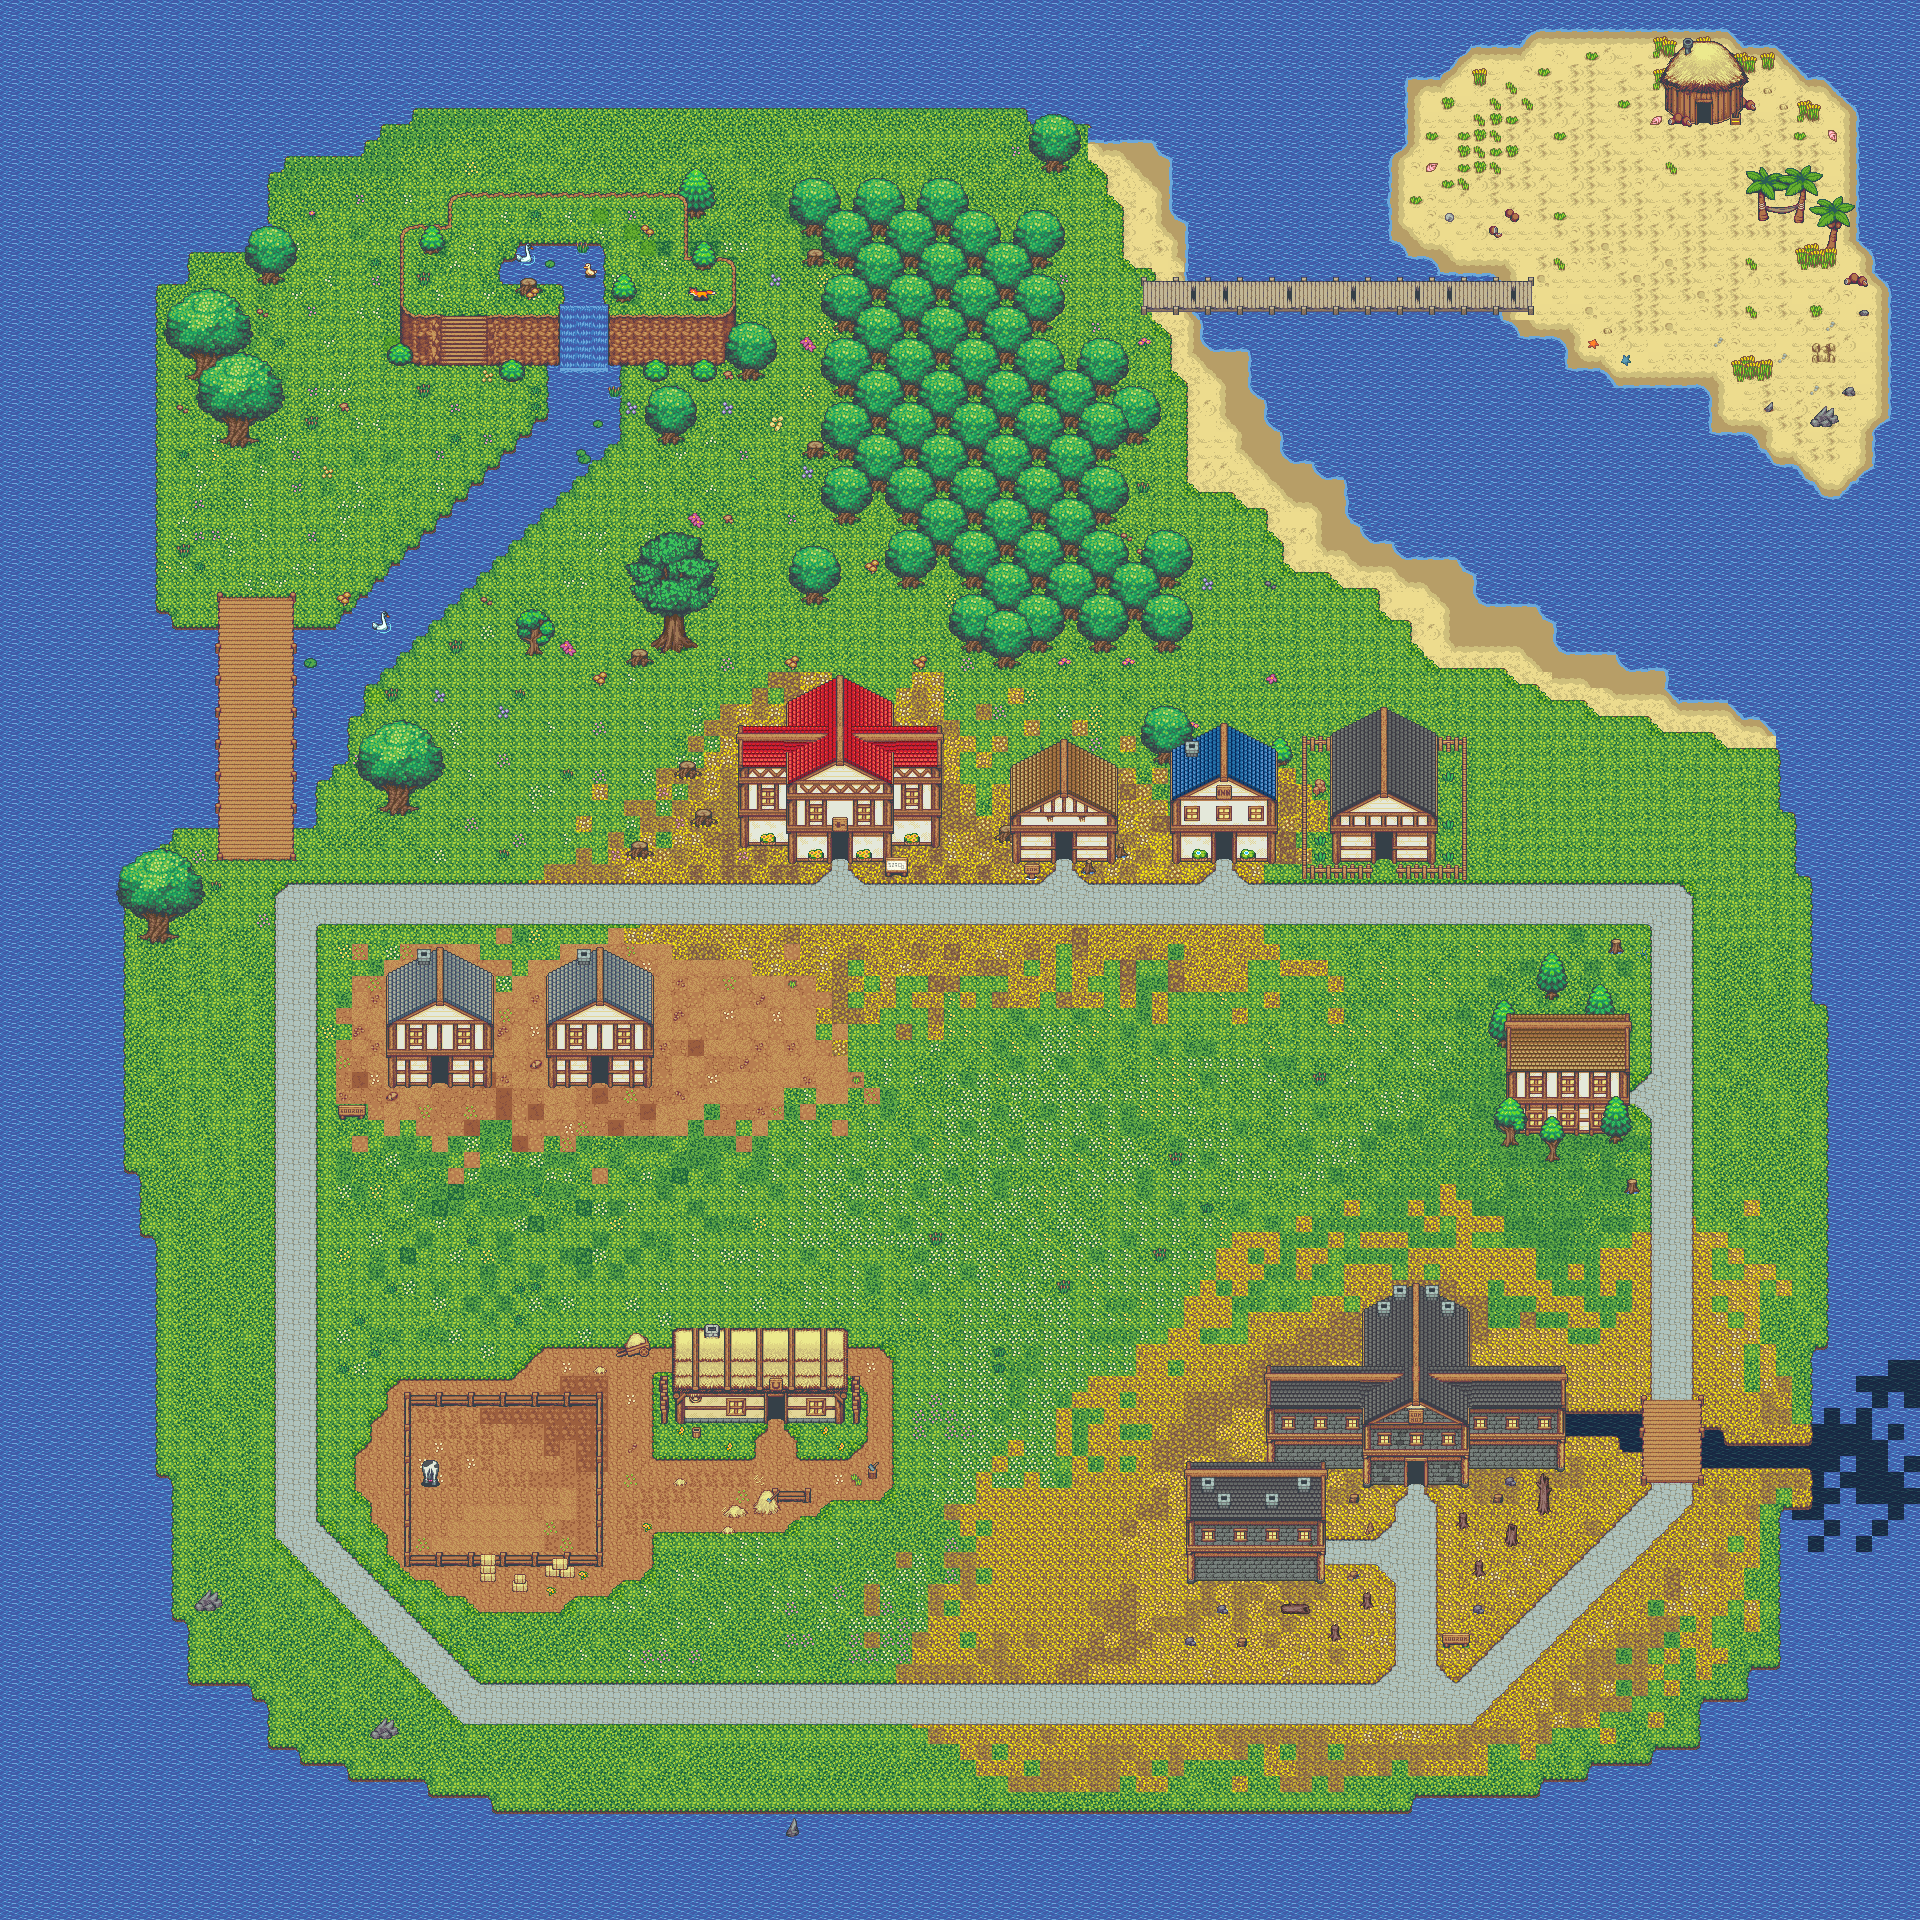

Below is a game level as drawn by its tile map, then a one-line description and the .tmx that defines it (tile-layer data replaced by summaries):
An orthogonal 120x120 tile map with 16x16 px tiles, 8 tile layers (background, roads, water, bridges, ...) and 14 objects (12x npc, player, door).

<map version="1.0" tiledversion="1.1.5" orientation="orthogonal" renderorder="right-down" width="120" height="120" tilewidth="16" tileheight="16" infinite="0" nextobjectid="38">
 <tileset firstgid="1" name="tileset" tilewidth="16" tileheight="16" tilecount="17731" columns="119">
  <image source="../images/Terrain.png" width="1904" height="2384" />
 </tileset>
 <layer name="background" width="120" height="120">
  <properties>
   <property name="tileset" value="map_tileset" />
  </properties>
  <data>[14400 cells, 10024 non-empty, 147 distinct tile ids]</data>
 </layer>
 <layer name="roads" width="120" height="120">
  <properties>
   <property name="tileset" value="map_tileset" />
  </properties>
  <data>[14400 cells, 1138 non-empty, 81 distinct tile ids]</data>
 </layer>
 <layer name="water" width="120" height="120">
  <properties>
   <property name="collision" type="bool" value="true" />
   <property name="tileset" value="map_tileset" />
  </properties>
  <data>[14400 cells, 4509 non-empty, 134 distinct tile ids]</data>
 </layer>
 <layer name="bridges" width="120" height="120">
  <properties>
   <property name="tileset" value="map_tileset" />
  </properties>
  <data>[14400 cells, 122 non-empty, 37 distinct tile ids]</data>
 </layer>
 <layer name="beneath_blocked" width="120" height="120">
  <properties>
   <property name="collision" type="bool" value="true" />
   <property name="tileset" value="map_tileset" />
  </properties>
  <data>[14400 cells, 415 non-empty, 220 distinct tile ids]</data>
 </layer>
 <layer name="blocked" width="120" height="120">
  <properties>
   <property name="collision" type="bool" value="true" />
   <property name="tileset" value="map_tileset" />
  </properties>
  <data>[14400 cells, 1527 non-empty, 466 distinct tile ids]</data>
 </layer>
 <layer name="above_blocked" width="120" height="120">
  <properties>
   <property name="collision" type="bool" value="true" />
   <property name="tileset" value="map_tileset" />
  </properties>
  <data>[14400 cells, 398 non-empty, 271 distinct tile ids]</data>
 </layer>
 <layer name="unblocked" width="120" height="120">
  <properties>
   <property name="tileset" value="map_tileset" />
  </properties>
  <data>[14400 cells, 189 non-empty, 64 distinct tile ids]</data>
 </layer>
 <objectgroup name="objects">
  <properties>
   <property name="tileset" value="map_tileset" />
  </properties>
  <object id="1" name="player" type="player" x="839.928" y="912.356">
   <properties>
    <property name="group" value="players" />
    <property name="texture" value="player_spritesheet" />
    <property name="walking_speed" type="int" value="100" />
   </properties>
   <point />
  </object>
  <object id="4" name="jim" type="npc" x="371.408" y="1507.68">
   <properties>
    <property name="collision" type="bool" value="true" />
    <property name="group" value="npcs" />
    <property name="message" value="jim_message_2" />
    <property name="texture" value="jim_image" />
   </properties>
   <point />
  </object>
  <object id="14" name="door" type="door" x="829.779" y="828.786" width="20.6022" height="43.5204">
   <properties>
    <property name="group" value="doors" />
    <property name="next_level" value="townhall" />
   </properties>
  </object>
  <object id="17" name="jay" type="npc" x="1621.29" y="1625.28">
   <properties>
    <property name="collision" type="bool" value="true" />
    <property name="group" value="npcs" />
    <property name="message" value="jay_message_2" />
    <property name="texture" value="jay_image" />
   </properties>
   <point />
  </object>
  <object id="18" name="david" type="npc" x="422.961" y="869.376">
   <properties>
    <property name="collision" type="bool" value="true" />
    <property name="group" value="npcs" />
    <property name="message" value="david_message_2" />
    <property name="texture" value="david_image" />
   </properties>
   <point />
  </object>
  <object id="20" name="jeremy" type="npc" x="1740.47" y="242.211">
   <properties>
    <property name="collision" type="bool" value="true" />
    <property name="group" value="npcs" />
    <property name="message" value="jeremy_message_2" />
    <property name="texture" value="jeremy_image" />
   </properties>
   <point />
  </object>
  <object id="22" name="peter" type="npc" x="249.75" y="999.727">
   <properties>
    <property name="collision" type="bool" value="true" />
    <property name="group" value="npcs" />
    <property name="message" value="peter_message_2" />
    <property name="texture" value="peter_image" />
   </properties>
   <point />
  </object>
  <object id="28" name="nima" type="npc" x="1602.08" y="869.84">
   <properties>
    <property name="collision" type="bool" value="true" />
    <property name="group" value="npcs" />
    <property name="message" value="nima_message_2" />
    <property name="texture" value="nima_image" />
   </properties>
   <point />
  </object>
  <object id="29" name="kanye" type="npc" x="1567.68" y="869.137">
   <properties>
    <property name="collision" type="bool" value="true" />
    <property name="group" value="npcs" />
    <property name="message" value="kanye_message_2" />
    <property name="texture" value="kanye_image" />
   </properties>
   <point />
  </object>
  <object id="30" name="laine" type="npc" x="554.619" y="729.43">
   <properties>
    <property name="collision" type="bool" value="true" />
    <property name="group" value="npcs" />
    <property name="message" value="laine_message_2" />
    <property name="texture" value="laine_image" />
   </properties>
   <point />
  </object>
  <object id="32" name="miche" type="npc" x="1592.95" y="1496.77">
   <properties>
    <property name="collision" type="bool" value="true" />
    <property name="group" value="npcs" />
    <property name="message" value="miche_message_2" />
    <property name="texture" value="miche_image" />
   </properties>
   <point />
  </object>
  <object id="33" name="nick" type="npc" x="311.008" y="1639.99">
   <properties>
    <property name="collision" type="bool" value="true" />
    <property name="group" value="npcs" />
    <property name="message" value="nick_message_2" />
    <property name="texture" value="nick_image" />
   </properties>
   <point />
  </object>
  <object id="36" name="angela" type="npc" x="980" y="889">
   <properties>
    <property name="collision" type="bool" value="true" />
    <property name="group" value="npcs" />
    <property name="message" value="angela_message_3" />
    <property name="texture" value="angela_image" />
   </properties>
   <point />
  </object>
  <object id="37" name="monica" type="npc" x="951" y="889">
   <properties>
    <property name="collision" type="bool" value="true" />
    <property name="group" value="npcs" />
    <property name="message" value="monica_message" />
    <property name="texture" value="monica_image" />
   </properties>
   <point />
  </object>
 </objectgroup>
</map>
